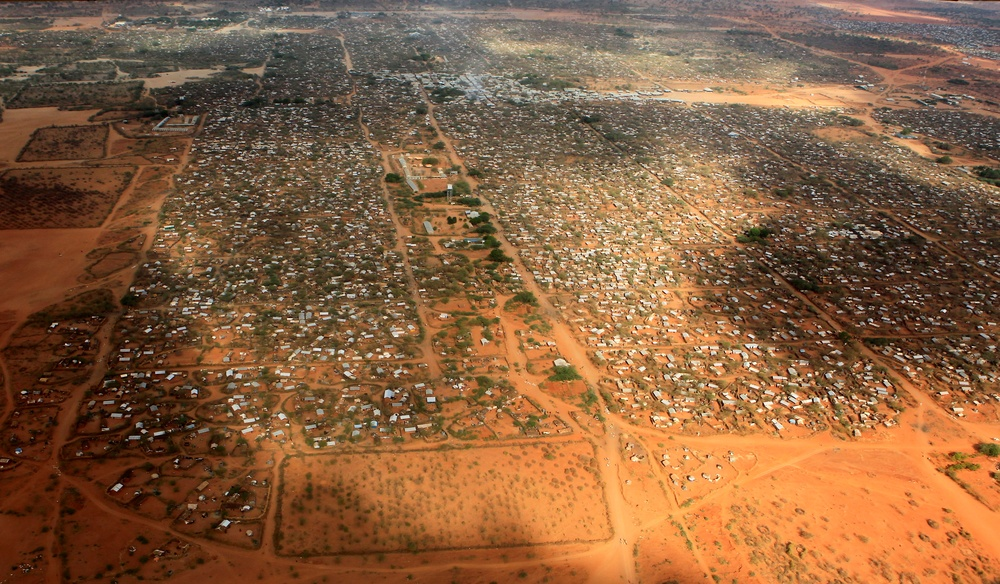
%> input picture images/ref_camp.jpg, 1000 x 584 px, shrunk from 3500 x 2045 before the run
$ octave project_solution.m   (GNU Octave 9; MATLAB toolbox functions it lacks are replaced by stand-ins)
%> lines starting %> are read from the running program, lines starting %| are printed output that depends on the picture; in (x1, y1, x2, y2) boxes, pixels count from 0 and x2, y2 are one past the last pixel; in counts of white or black regions, pixels touching at a corner belong together; the program's own positions count from 1
%% preprocessing steps
% images
im1 = imread('images/ref_camp.jpg');
%> im1 is the input picture: size 584x1000x3 uint8; mean R, G, B 136.4, 96.2, 64

%work with the first one
imgray = rgb2gray(im1);
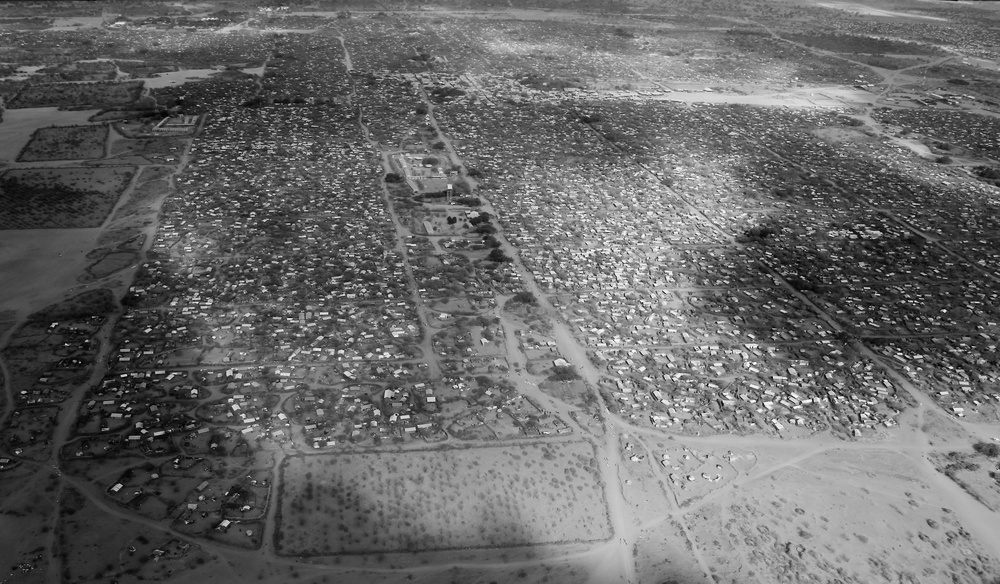
%> imgray: size 584x1000 uint8; min 1, max 253, mean 104.6
% histogram : you can see that the most frequent values are completely out
% of the range of houses
% imhist(imgray);
imthresh1 = imgray > 180;
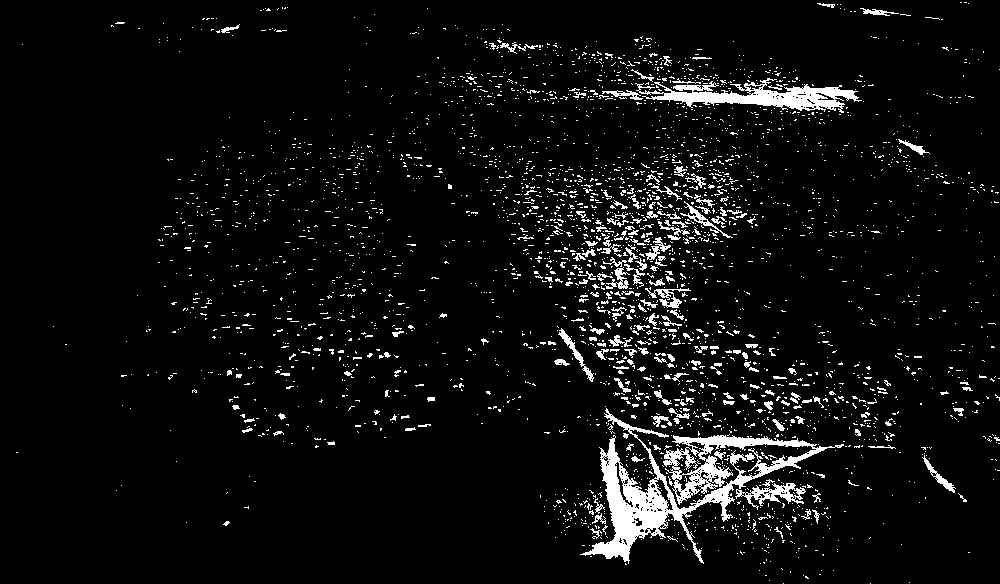
%> imthresh1: size 584x1000 logical; 5.6% white; 3398 white regions (3190 under 20 px), largest, box (x1, y1, x2, y2) and area: (580, 408, 844, 564) 8976, (635, 78, 862, 113) 3181, (735, 483, 806, 510) 686

imblurred = imgaussfilt(imgray, 5);
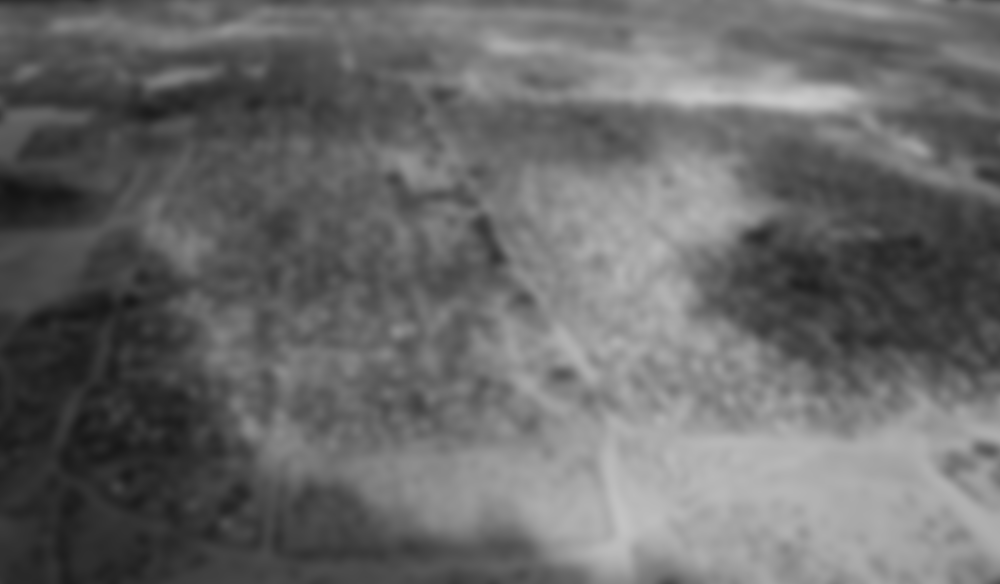
%> imblurred: size 584x1000 uint8; min 20, max 202, mean 104.6
houseness = imgray-imblurred;
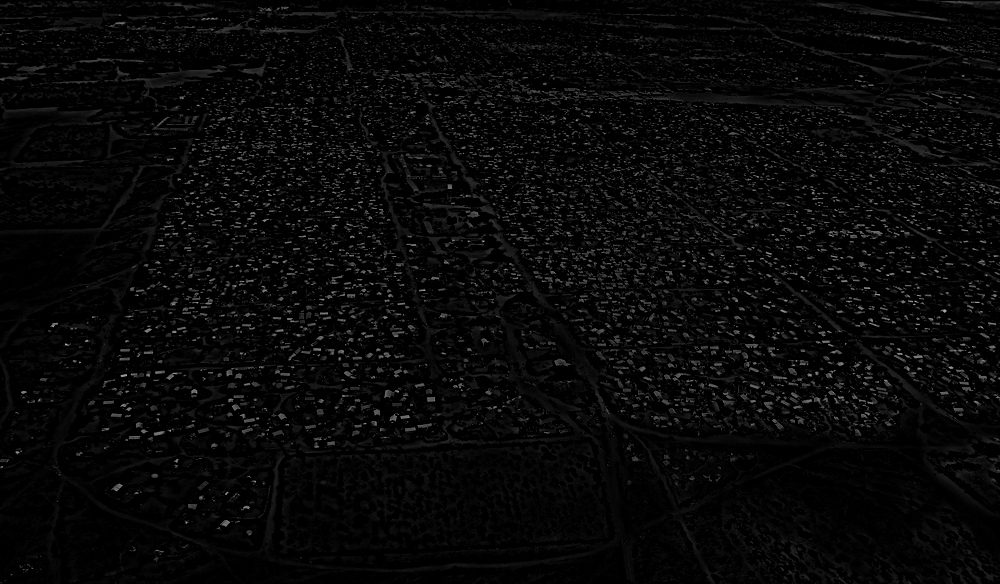
%> houseness: size 584x1000 uint8; min 0, max 178, mean 8.2
% imhist(houseness);
% the darkest regions don't matter
imthresh2 = houseness > 10;
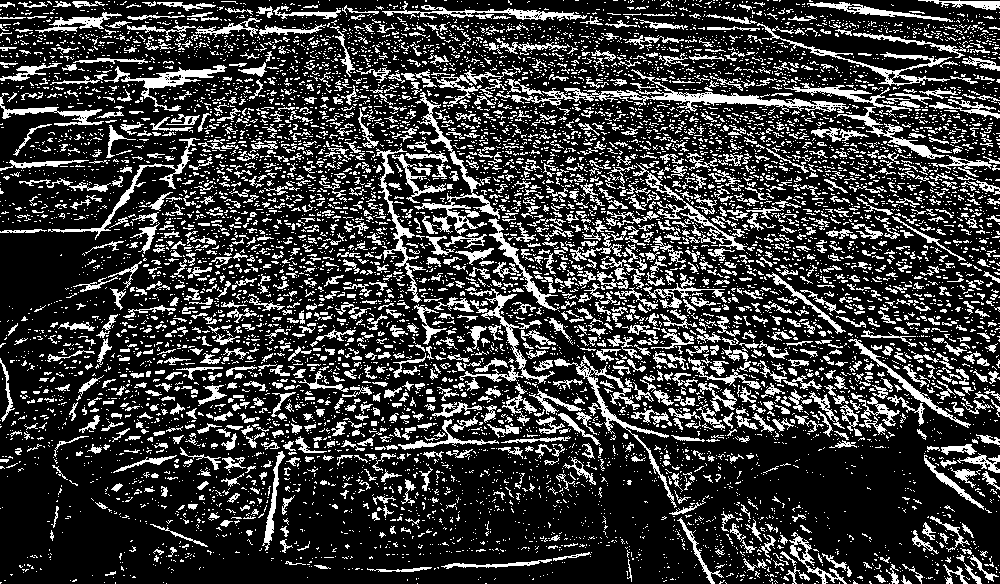
%> imthresh2: size 584x1000 logical; 23.1% white in thin lines or dots
% use the combination of the two thresholds
imresthresh = imthresh1 & imthresh2;
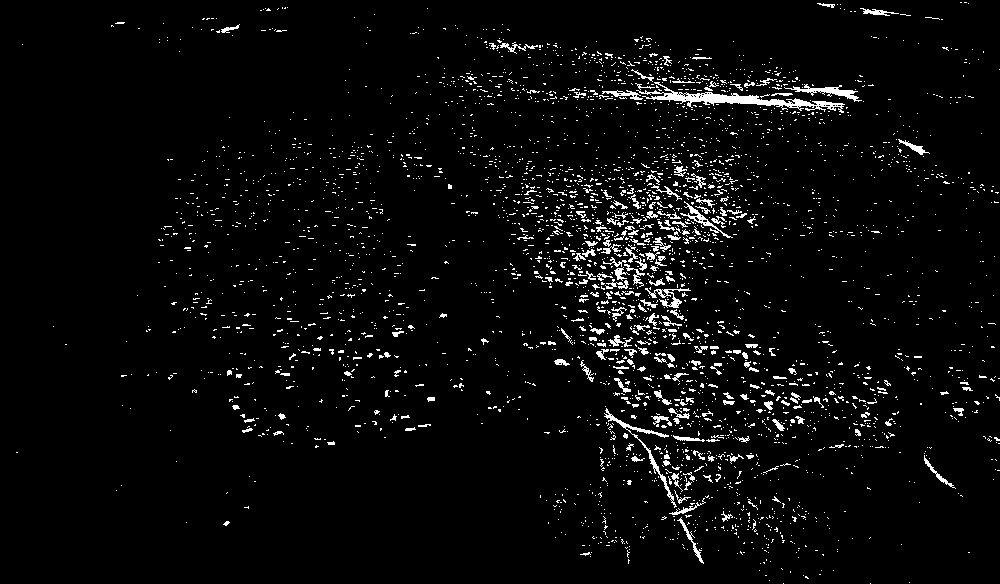
%> imresthresh: size 584x1000 logical; 3.9% white in thin lines or dots
%open the image to remove small artifacts
se = strel('rectangle', [4,4]);
imresult = imopen(imresthresh, se);
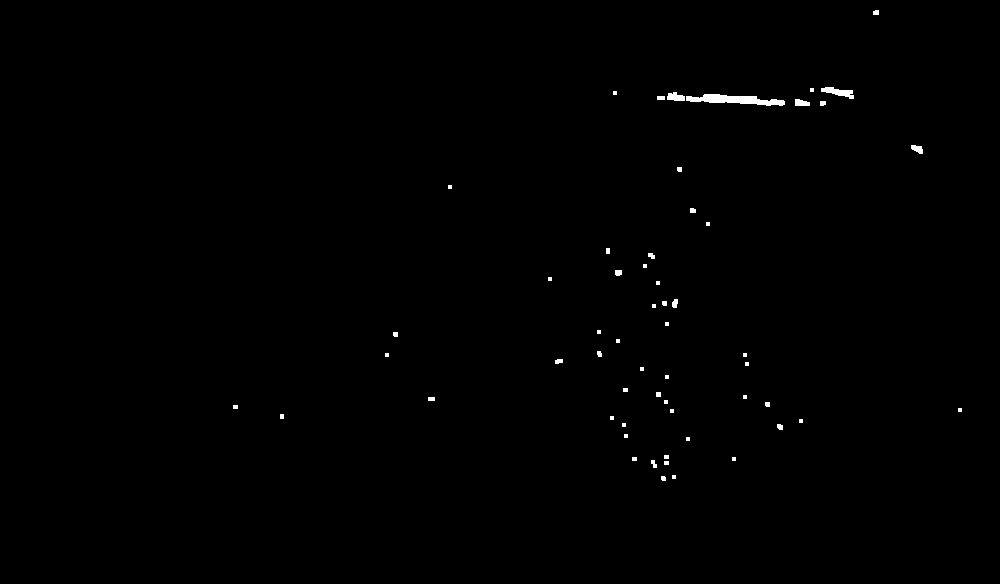
%> imresult: size 584x1000 logical; 0.38% white; 57 white regions (27 under 20 px)
% figure, imshow(imgray);
% figure,imshow(imresult);

%% labeling and counting data

obj_tents = bwlabel(imresult);
%> obj_tents: size 584x1000 double; 58 distinct labels, from 0 to 57
numobj = numel(unique(obj_tents));
%> numobj = 58

s = regionprops(imresult);
%> s = 57 regions; largest, box (x1, y1, x2, y2), Area and Centroid: (686, 94, 785, 106) 665 [735.3 100.5], (821, 87, 854, 99) 202 [839.2 92.7], (667, 92, 685, 101) 119 [676.2 97.7], (795, 99, 810, 106) 85 [802.2 103.6], (911, 145, 923, 154) 74 [918 149.6]
%put the areas into an array
for i=1:numel(s)
    results(i) = s(i).Area;
end
%> this loop made 57 passes
%> after the loop, results = 57 values, max 665 at index 40, min 16 at index 3, mean 39.42

% find the objects that belong to the "typical house" size
indices = find(results>150);
%> indices = [40 54]
% total number of pixels where people are living
total_living_pixel = sum(results(indices));
%> total_living_pixel = 867

ppl_per_household = 6; % UNICEF estimate

avg_pixel_per_household = mean(results(indices));
%> avg_pixel_per_household = 433.5
ppl_in_image = total_living_pixel * ppl_per_household / avg_pixel_per_household;
%> ppl_in_image = 12
final_result = 6*ppl_in_image;
%> final_result = 72

fprintf('Estimated number of people living in the given area: %d\n ----\n Estimated number of people living in the refugee camp: %d\n', ppl_in_image, final_result);
%| Estimated number of people living in the given area: 12
%|  ----
%|  Estimated number of people living in the refugee camp: 72

$ run again, with images/slum_image.jpg copied over images/ref_camp.jpg
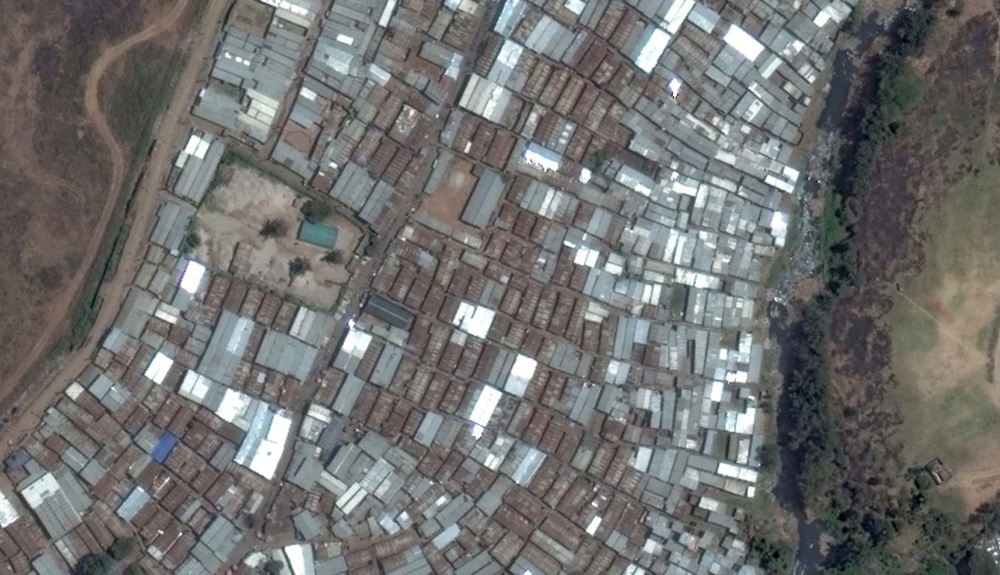
%> input picture images/slum_image.jpg, 1000 x 575 px, shrunk from 4800 x 2761 before the run
%> im1 is the input picture: size 575x1000x3 uint8; mean R, G, B 112.1, 112.7, 111.6
%> `imthresh1 = imgray > 180;`:
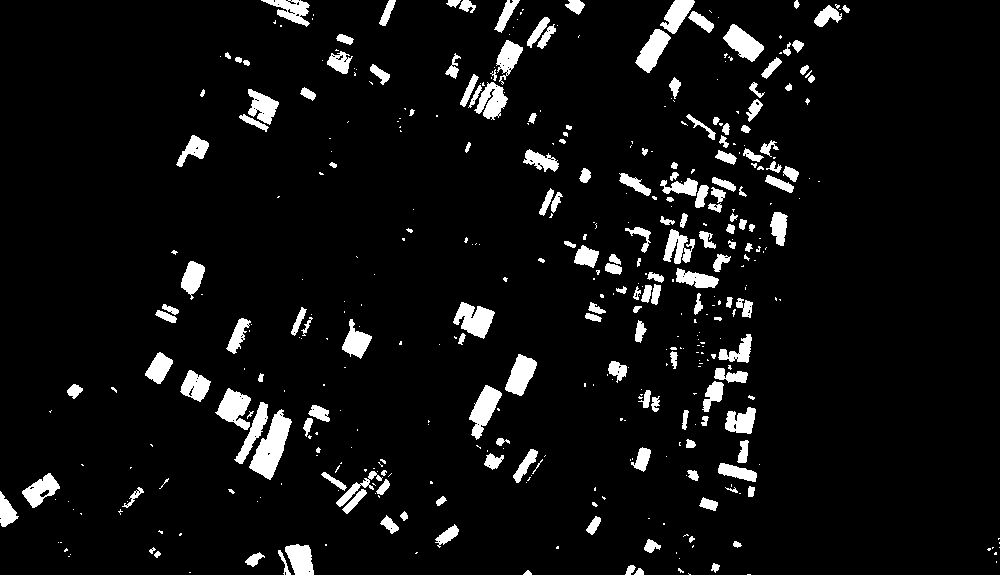
%> imthresh1: size 575x1000 logical; 6.3% white; 431 white regions (252 under 20 px), largest, box (x1, y1, x2, y2) and area: (249, 409, 292, 480) 1412, (453, 302, 495, 339) 895, (469, 385, 502, 440) 868
%> imthresh2: size 575x1000 logical; 22.1% white; 5070 white regions (3773 under 20 px), largest, box (x1, y1, x2, y2) and area: (249, 409, 292, 480) 970, (452, 302, 496, 339) 727, (505, 354, 537, 397) 653
%> imresthresh: size 575x1000 logical; 5.4% white; 481 white regions (275 under 20 px), largest, box (x1, y1, x2, y2) and area: (249, 409, 292, 480) 962, (453, 302, 495, 339) 713, (505, 354, 537, 396) 641
%> imresult: size 575x1000 logical; 4.4% white; 213 white regions (15 under 20 px)
%> `obj_tents = bwlabel(imresult);`:
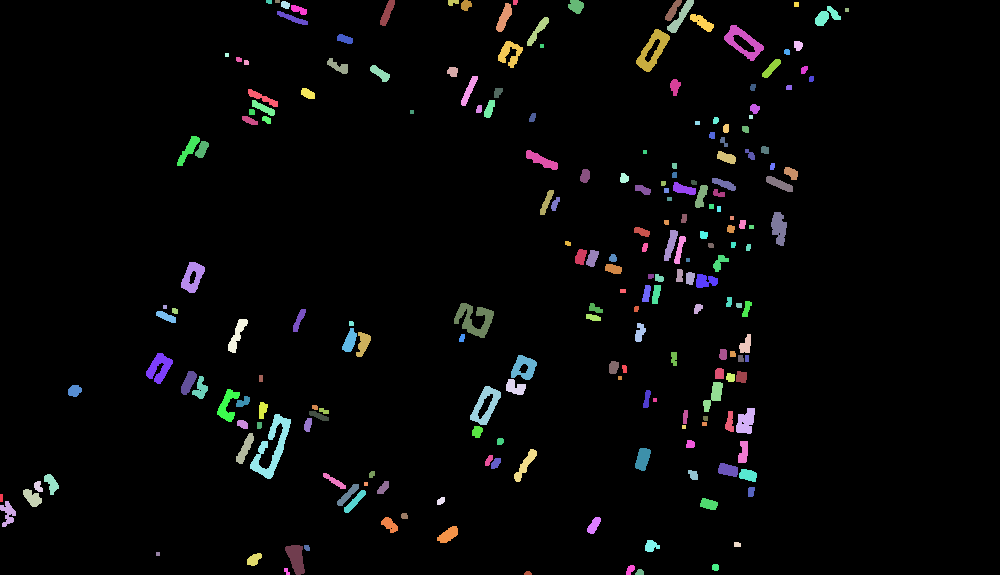
%> obj_tents: size 575x1000 double; 214 distinct labels, from 0 to 213; one colour per label, 0 black
%> numobj = 214
%> s = 213 regions; largest, box (x1, y1, x2, y2), Area and Centroid: (250, 414, 291, 479) 914 [272.8 448], (454, 303, 494, 338) 684 [475 320], (636, 29, 670, 72) 616 [653.5 51], (724, 25, 764, 61) 563 [744.1 43.1], (470, 386, 501, 425) 545 [486.3 406]
%> after the loop `for i=1:numel(s)`: results = 213 values, max 914 at index 29, min 15 at index 36, mean 118
%> indices = 61 values from 2 to 212
%> total_living_pixel = 16049
%> avg_pixel_per_household = 263.1
%> ppl_in_image = 366
%> final_result = 2196
%| Estimated number of people living in the given area: 366
%|  ----
%|  Estimated number of people living in the refugee camp: 2196
